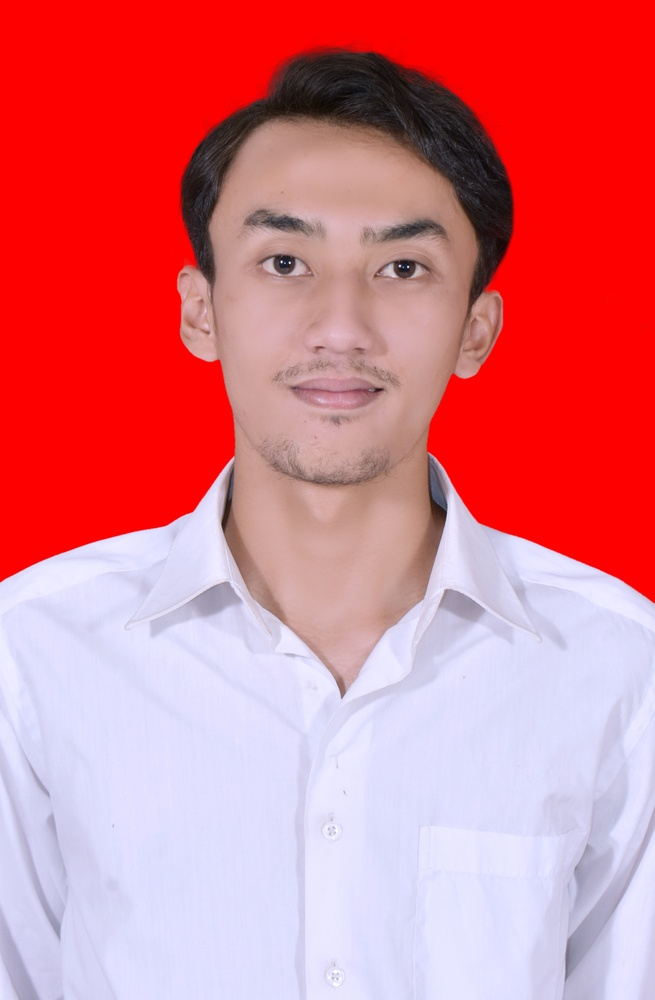
#> input picture Rei.jpg, 655 x 1000 px, shrunk from 1197 x 1827 before the run, found by its file name
$ python FlipGambar.py
#> lines starting #> are read from the running program, lines starting #| are printed output that depends on the picture
import numpy as np      # menginport library numpy dengan variabel np
import imageio.v3 as iio    # mengimport library imageio dengan variabel iio
# mengimport library matplotlib.pyplot dengan variabel plt
import matplotlib.pyplot as plt

# membuat variabel img dengan fungsi iio.imread untuk membaca file jpg
img = iio.imread("rei.jpg")
#> img is the input picture: shape (1000, 655, 3); mean R, G, B 219.3, 121.6, 132.9

# membuat variabel img_height dengan fungsi img.shape untuk mengukur height
img_height = img.shape[0]
#> img_height = 1000
# membuat variabel img_width dengan fungsi img.shape untuk mengukur width
img_width = img.shape[1]
#> img_width = 655
# membuat variabel img_channel dengan fungsi img.shape untuk mengukur channel
img_channel = img.shape[2]
#> img_channel = 3
# membuat variabel img_type dengan fungsi img.dtype untuk melihat type dari gambar
img_type = img.dtype


# Memubat variabel dengan array bernilai kosong
img_flip_horizontal = np.zeros(img.shape, img_type)
img_flip_vertical = np.zeros(img.shape, img_type)

for y in range(0, img_height):
    # memberi nilai pada x mulai dari 0 karena akan diisi pada array kosong sampai ukuran lebar citra yang dipaka
    for x in range(0, img_width):
        # Varibel img flip ini mengisi nilai pixel baru y dan c tetap sesuai citra asli
        for c in range(0, img_channel):
            # [img_width-1-x] ini yang membuat gambar membalik secara horizontal
            img_flip_horizontal[y][x][c] = img[y][img_width-1-x][c]
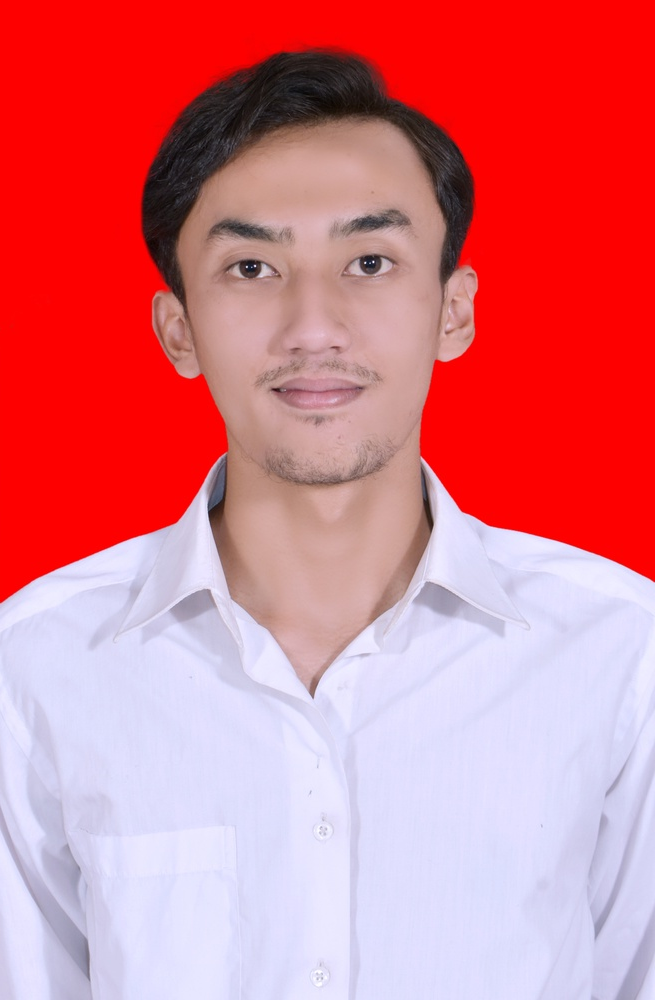
#> img_flip_horizontal: shape (1000, 655, 3); mean R, G, B 219.3, 121.6, 132.9

# Membalik gambar secara vertical

for y in range(0, img_height):
    for x in range(0, img_width):
        for c in range(0, img_channel):
            # Varibel img flip ini mengisi nilai pixel baru x dan c tetap sesuai citra asli
            # [img_height-1-y] ini yang membuat gambar membalik secara vertikal
            img_flip_vertical[y][x][c] = img[img_height-1-y][x][c]
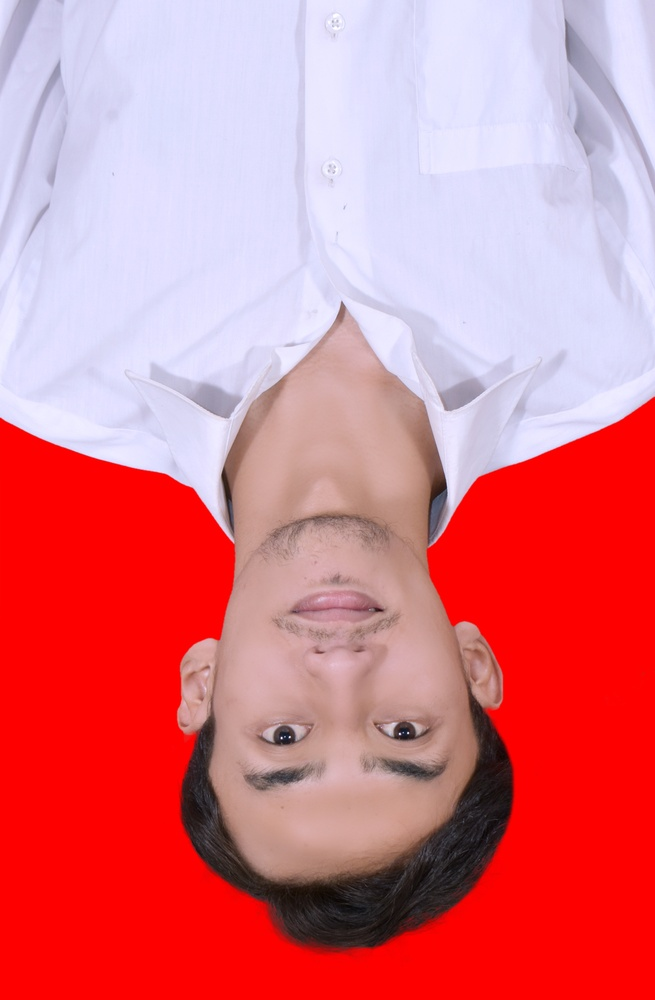
#> img_flip_vertical: shape (1000, 655, 3); mean R, G, B 219.3, 121.6, 132.9


# Menampilkan hasil balik gambar
plt.imshow(img_flip_horizontal)
plt.title("Flip Horizontal")
plt.show()
plt.imshow(img_flip_vertical)
plt.title("Flip Vertical")
plt.show()
